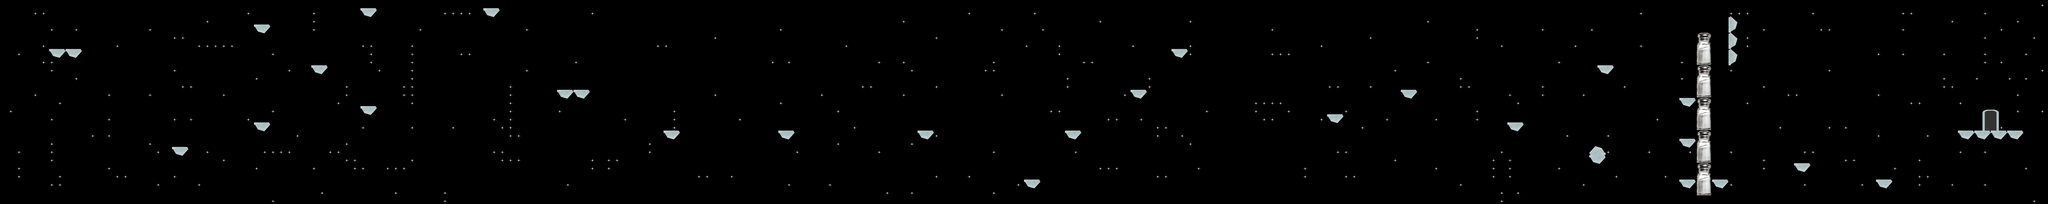

Tiled map render using the project's own tile images. Description and the map definition, with tile-layer contents summarised, below:
An orthogonal 250x25 tile map with 32x32 px tiles, 5 tile layers (background, middleground1, middleground, middleground2, ...), 6 tilesets and 36 objects.

<map version="1.0" orientation="orthogonal" renderorder="left-up" width="250" height="25" tilewidth="32" tileheight="32" nextobjectid="39">
 <tileset firstgid="1" name="background" tilewidth="32" tileheight="32">
  <image source="../Platformer/Base/bg.png" width="256" height="256" />
 </tileset>
 <tileset firstgid="65" name="tiles32" tilewidth="33" tileheight="33">
  <tile id="0">
   <image width="20" height="21" source="../Platformer/Base/Tiles32/particleStar.png" />
  </tile>
  <tile id="1">
   <image width="33" height="33" source="../Platformer/Base/Tree/black33.png" />
  </tile>
 </tileset>
 <tileset firstgid="67" name="rock" tilewidth="32" tileheight="32">
  <image source="../Platformer/Base/Items/rock.png" width="70" height="70" />
 </tileset>
 <tileset firstgid="71" name="salt" tilewidth="32" tileheight="32">
  <image source="../Platformer/Base/Tiles32/saltshacker.png" width="64" height="128" />
 </tileset>
 <tileset firstgid="79" name="door" tilewidth="32" tileheight="32">
  <image source="../Platformer/Base/Tiles32/doorbottom.png" width="64" height="64" />
 </tileset>
 <tileset firstgid="83" name="door1" tilewidth="32" tileheight="32">
  <image source="../Platformer/Base/Tiles32/doortop.png" width="64" height="32" />
 </tileset>
 <layer name="background" width="250" height="25">
  <data>[6250 cells, 6250 non-empty, 1 distinct tile ids]</data>
 </layer>
 <layer name="middleground1" width="250" height="25">
  <data>[6250 cells, 376 non-empty, 1 distinct tile ids]</data>
 </layer>
 <layer name="middleground" width="250" height="25">
  <data>[6250 cells, 198 non-empty, 19 distinct tile ids]</data>
 </layer>
 <layer name="middleground2" width="250" height="25">
  <data>[6250 cells, 0 non-empty, 0 distinct tile ids]</data>
 </layer>
 <layer name="foreground" width="250" height="25">
  <data>[6250 cells, 0 non-empty, 0 distinct tile ids]</data>
 </layer>
 <objectgroup name="wall">
  <object id="4" x="6750.67" y="65.3333" width="34.6667" height="190.667" />
 </objectgroup>
 <objectgroup name="solid">
  <object id="5" x="188" y="189.333" width="125.333" height="10.6667" />
  <object id="6" x="673.333" y="576" width="60" height="9.33333" />
  <object id="7" x="990.667" y="478.667" width="61.3333" height="8" />
  <object id="8" x="1216" y="253.333" width="60" height="6.66667" />
  <object id="9" x="1408" y="32" width="61.3333" height="6.66667" />
  <object id="10" x="1886.67" y="29.3333" width="60" height="6.66667" />
  <object id="11" x="2180" y="349.333" width="117.333" height="10.6667" />
  <object id="12" x="2593.33" y="508" width="60" height="14.6667" />
  <object id="13" x="3041.33" y="512" width="61.3333" height="6.66667" />
  <object id="14" x="3582.67" y="512" width="60" height="9.33333" />
  <object id="15" x="3998.67" y="700" width="66.6667" height="12" />
  <object id="16" x="4156" y="506.667" width="65.3333" height="14.6667" />
  <object id="18" x="4414.67" y="353.333" width="62.6667" height="10.6667" />
  <object id="19" x="4573.33" y="189.333" width="66.6667" height="13.3333" />
  <object id="20" x="5184" y="445.333" width="61.3333" height="9.33333" />
  <object id="21" x="5473.33" y="349.333" width="57.3333" height="10.6667" />
  <object id="22" x="5888" y="478.667" width="64" height="12" />
  <object id="23" x="6240" y="256" width="62.6667" height="10.6667" />
  <object id="24" x="6688" y="705.333" width="61.3333" height="8" />
  <object id="25" x="7005.33" y="640" width="64" height="12" />
  <object id="26" x="7326.67" y="706.667" width="64" height="9.33333" />
  <object id="27" x="7646.67" y="510.667" width="253.333" height="14.6667" />
  <object id="30" x="1408" y="416" width="62.6667" height="9.33333" />
  <object id="31" x="992" y="93.3333" width="61.3333" height="12" />
  <object id="32" x="6560" y="700" width="60" height="17.3333" />
  <object id="33" x="6564" y="540" width="54.6667" height="13.3333" />
  <object id="34" x="6562.67" y="380" width="54.6667" height="14.6667" />
  <object id="35" x="6750.67" y="66.6667" width="30.6667" height="189.333" />
 </objectgroup>
 <objectgroup name="teleport">
  <object id="28" x="236" y="86.6667" width="62.6667" height="36">
   <properties>
    <property name="start" value="true" />
   </properties>
  </object>
  <object id="29" x="7748" y="426.667" width="58.6667" height="81.3333">
   <properties>
    <property name="level" value="../Maps/newhubworld.tmx" />
   </properties>
  </object>
  <object id="37" x="5829.33" y="593.333" width="77.3333" height="110.667">
   <properties>
    <property name="level" value="../Maps/starsecret1.tmx" />
   </properties>
  </object>
 </objectgroup>
 <objectgroup name="objects" />
 <objectgroup name="death">
  <object id="1" x="2.66667" y="0" width="9.33333" height="798.667" />
  <object id="2" x="10.6667" y="765.333" width="7988" height="34.6667" />
  <object id="3" x="7976" y="2.66667" width="18.6667" height="760" />
  <object id="36" x="6633.33" y="132" width="42.6667" height="632" />
 </objectgroup>
</map>
